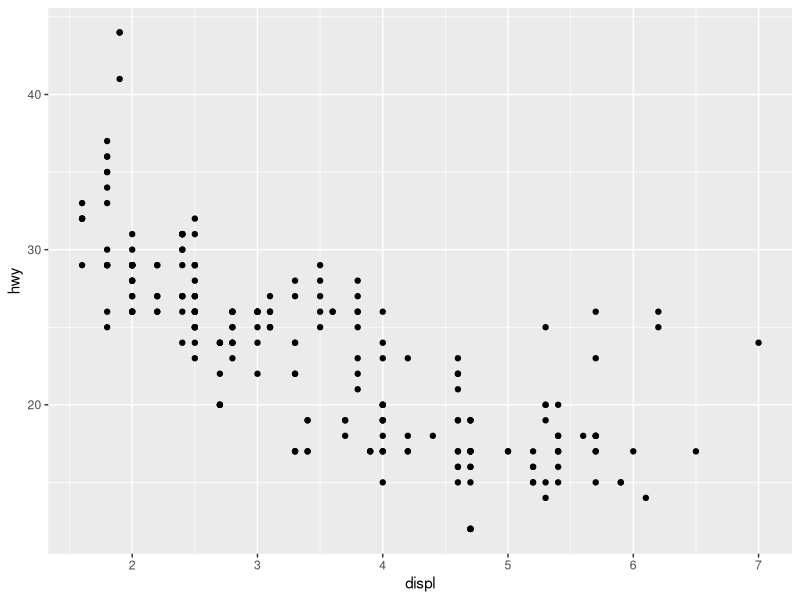
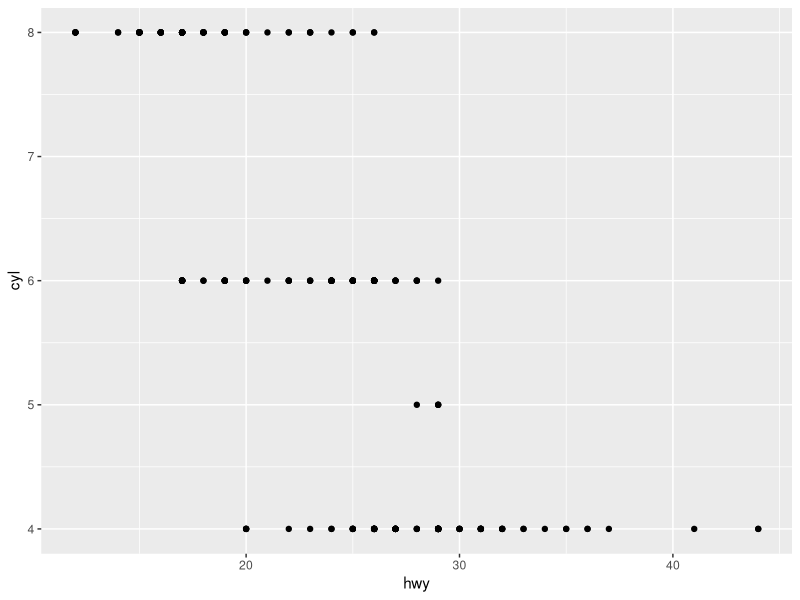
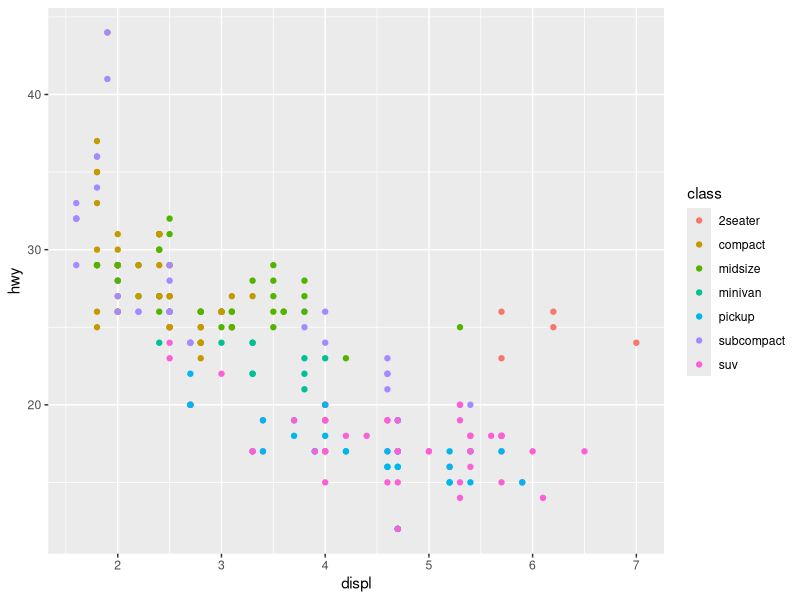
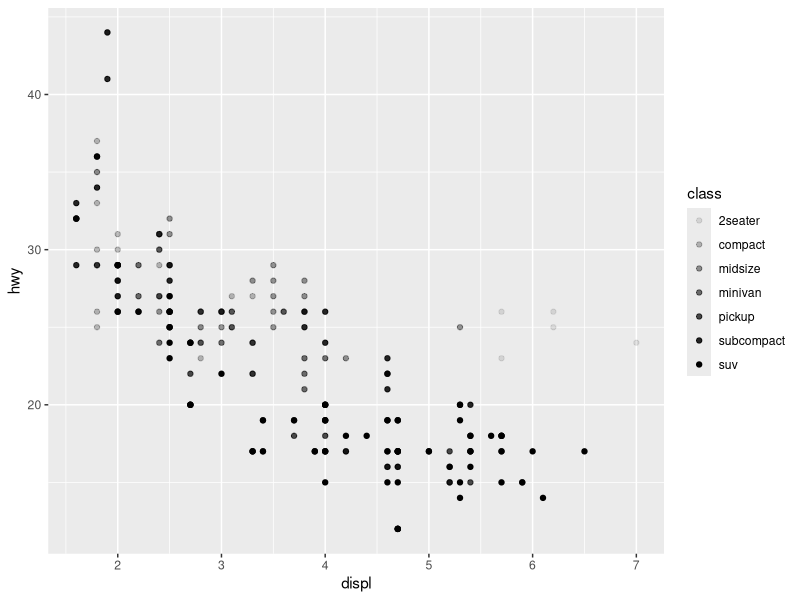
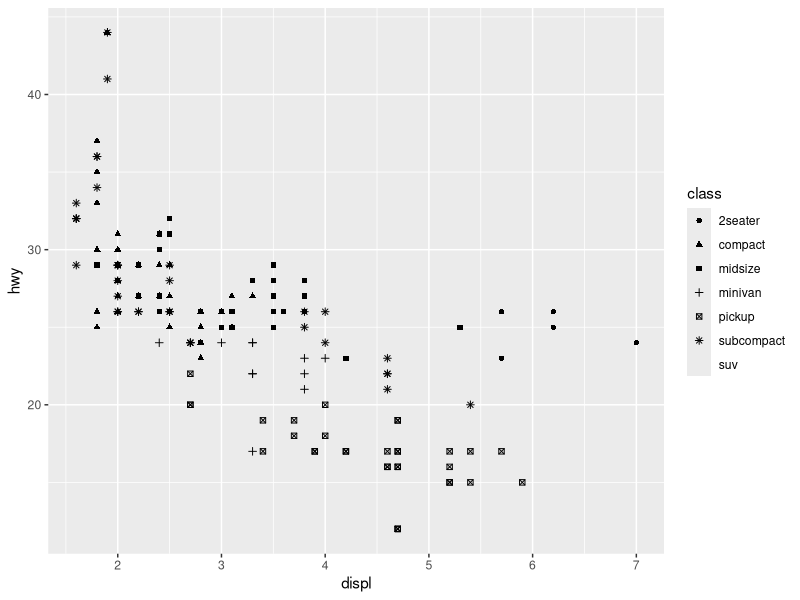
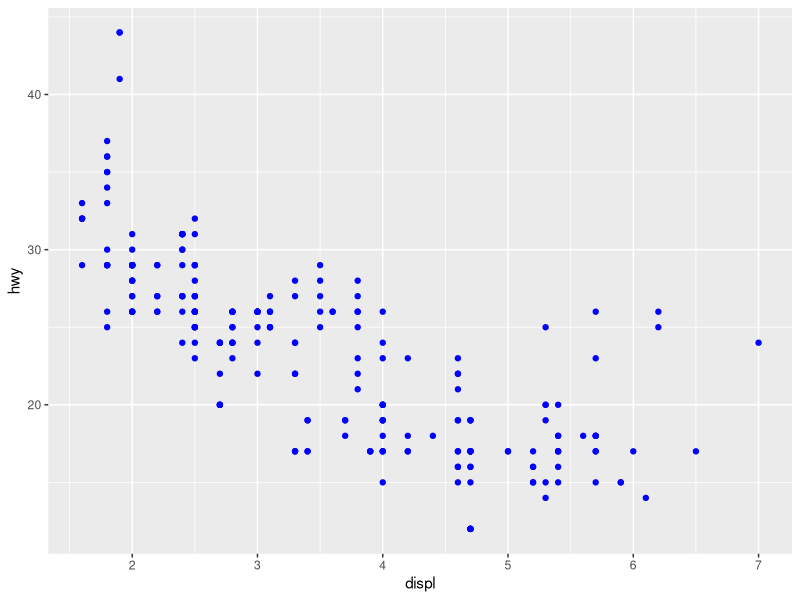
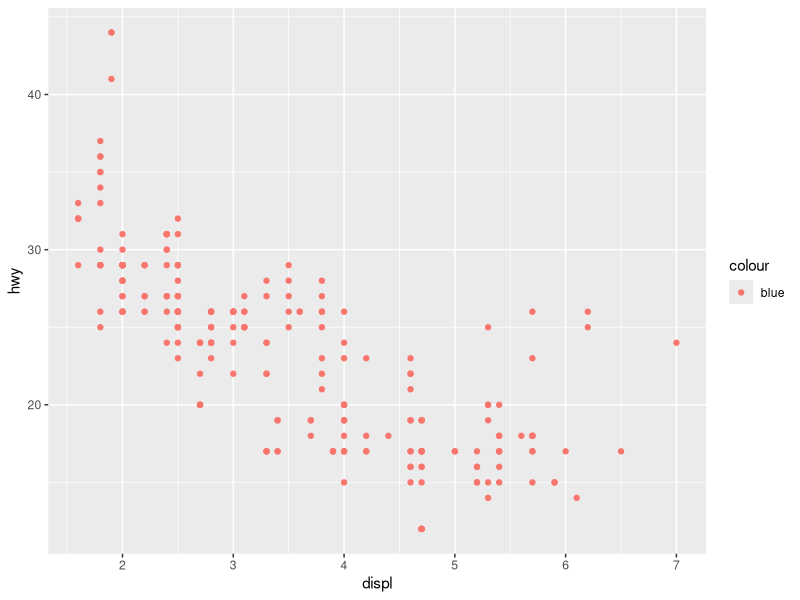
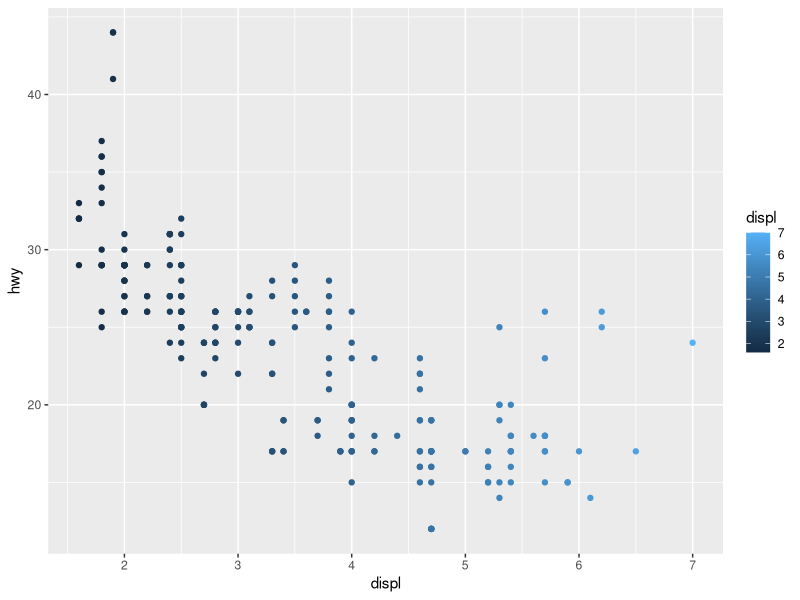

R code for these plots, in order: (Note: this script raises an error after producing the figures.)
####Chapter 1: Data visualization with ggplot2

#Aesthetic Mapping and Common Problems

#install.packages("tidyverse")
library(tidyverse)

##Example
ggplot(data = mpg) +
  geom_point(mapping = aes(x = displ, y = hwy))


##General Structure

# ggplot(data = <DATA>) +
#   <GEOM_FUNCTION>(mapping = aes(<MAPPINGS>))

##Exercises
mtcars
ncol(mtcars)
nrow(mtcars)

ggplot(data = mpg) +
  geom_point(mapping = aes(x = hwy, y = cyl))

#####Using Aesthetics

ggplot(data = mpg) +
  geom_point(mapping = aes(x = displ, y = hwy, color = class))


# Top
ggplot(data = mpg) +
  geom_point(mapping = aes(x = displ, y = hwy, alpha = class))

# Bottom
ggplot(data = mpg) +
  geom_point(mapping = aes(x = displ, y = hwy, shape = class))

#Como solo puede darnos 6 figuras, el resto no las grafica


##
ggplot(data = mpg) +
  geom_point(mapping = aes(x = displ, y = hwy), color = "blue")






################             #Exercises         ########


#1.- Whtas gone wrong with this code? Why are the points not blue?
ggplot(data = mpg) +
  geom_point(
    mapping = aes(x = displ, y = hwy, color = "blue")
  )

#The characteristic of colour must be outside of the "aes" function
#Blue is being treated as a categorical variable


#2.- Which variables in mpg are categorical? Which variables are
#continuous? 


#There are no function that give us a result like the one the answer requires,
#but we can define it by the type of each one of the columns in the
#tibble. It means that...

#The categorical variables are:
# manufacurer
# model
# trans
# drv
# fl
# class



# 3.-Map a continuous variable to colour, size, and shape. How do
# these aesthetics behave differently for categorical versus contin-
# uous variables?

#We're going to use the principal example and change it

#Color
ggplot(data = mpg) +
  geom_point(mapping = aes(x = displ, y = hwy, color = displ))
#Size
ggplot(data = mpg) +
  geom_point(mapping = aes(x = displ, y = hwy, size = displ))
#Shape
ggplot(data = mpg) +
  geom_point(mapping = aes(x = displ, y = hwy, shape = displ))  


#The principal difference is that a continuous variable has, theoretically
#infinitum values, and in that makes that the result becomes confuse
#other side a categorical variable in general has few elements, it 
#makes that the interpretation that a graphic give us it could be better.


##4.-Whet happens if you map the same variable to multiple aesthetics?

ggplot(data = mpg) +
  geom_point(mapping = aes(x = displ, y = displ, color = displ))

#It will give us a graphic but it will be just a line that says nothing



##5. What does the stroke aesthetic do? What shapes does it work
#with? (Hint: use ?geom_point.)

ggplot(data = mpg) +
  geom_point(mapping = aes(x = displ, y = hwy,  stroke= .5))


#changes the size of the points inside of the graphic


### 6. What happens if you map an aesthetic to something other than
# a variable name, like aes(color = displ < 5)?

ggplot(data = mpg) +
  geom_point(mapping = aes(x = displ, y = hwy,  color = displ < 5))


#It will give us a correct graphic but its going to be separated
#by the ones that complies with the rule.
